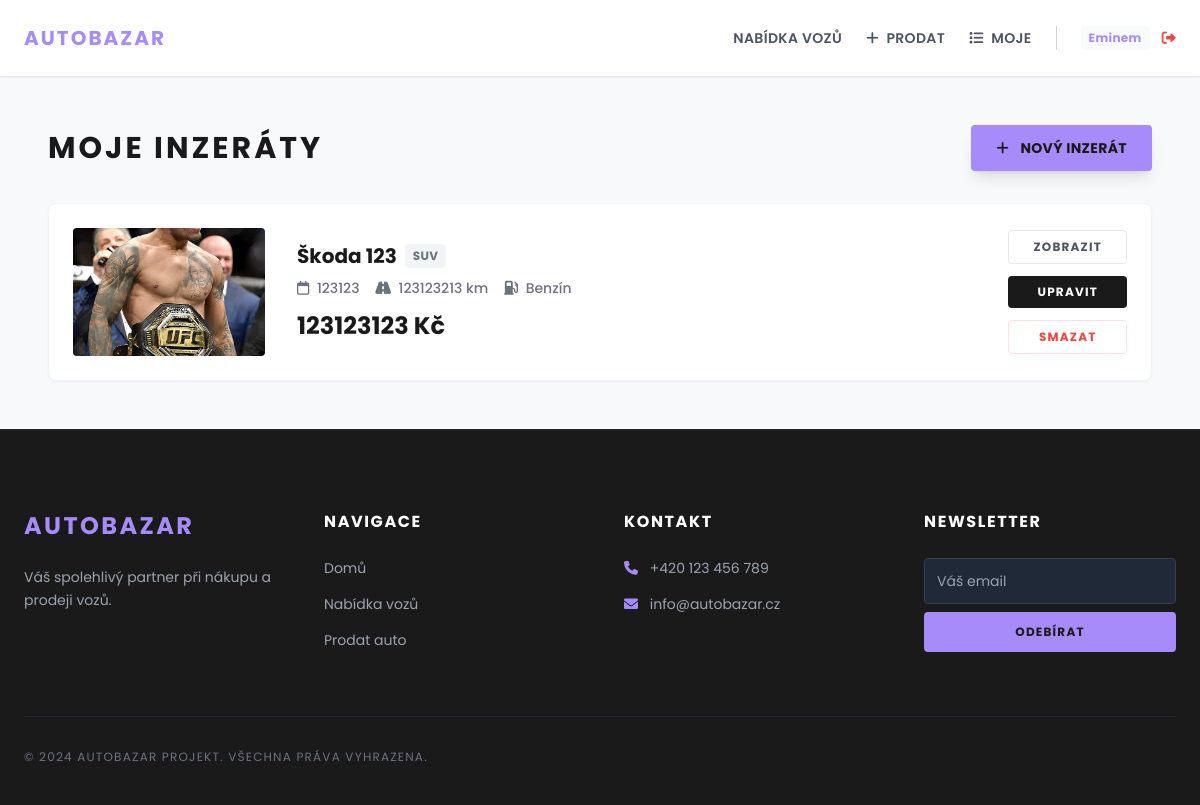
/moje-inzeraty (signed in), run on the app's committed database.
### tables this page shows
CREATE TABLE auta (
            id INTEGER PRIMARY KEY AUTOINCREMENT,
            user_id INTEGER NOT NULL,
            znacka TEXT NOT NULL,
            model TEXT NOT NULL,
            kategorie TEXT NOT NULL, 
            cena INTEGER NOT NULL,
            rok INTEGER NOT NULL,
            palivo TEXT NOT NULL,
            prevodovka TEXT NOT NULL,
            km INTEGER NOT NULL,
            vykon INTEGER,
            spotreba TEXT,
            objem TEXT,
            barva TEXT,
            stk TEXT,
            vin TEXT,
            zeme TEXT,
            majitel TEXT,
            serviska TEXT,
            airbagy INTEGER,
            dvere INTEGER,
            mista INTEGER,
            emise TEXT,
            vybava_text TEXT,
            popis TEXT,
            prodejce_jmeno TEXT,
            prodejce_tel TEXT,
            prodejce_email TEXT,
            obrazek TEXT,
            FOREIGN KEY (user_id) REFERENCES users (id)
        );

### app.py (the view)
@app.route('/moje-inzeraty')
def moje_inzeraty():
    if 'user_id' not in session: return redirect(url_for('login'))
    conn = get_db_connection()
    auta = conn.execute('SELECT * FROM auta WHERE user_id = ?', (session['user_id'],)).fetchall()
    conn.close()
    return render_template('moje_inzeraty.html', auta=auta)

### app.py (called while the page is built)
def get_db_connection():
    conn = sqlite3.connect(DB_PATH)
    conn.row_factory = sqlite3.Row
    return conn

### templates/moje_inzeraty.html (shortened to what this page needs)
<!DOCTYPE html>
<html lang="cs">
<head>
    <script src="https://cdn.tailwindcss.com"></script>
    <link rel="stylesheet" href="https://cdnjs.cloudflare.com/ajax/libs/font-awesome/6.0.0/css/all.min.css">
</head>
<body class="text-gray-800 font-sans min-h-screen flex flex-col">
    <header class="bg-white py-6 px-6 border-b border-gray-200 sticky top-0 z-50 shadow-sm">
        <nav class="container mx-auto max-w-7xl flex justify-between items-center">
            <a href="{{ url_for('index') }}" class="text-xl font-bold text-accent uppercase tracking-widest hover:text-dark transition">
                Autobazar
            </a>
            <div class="flex items-center space-x-6 text-sm font-semibold uppercase tracking-wide">
                <a href="{{ url_for('inzeraty') }}" class="text-gray-600 hover:text-black transition">
                    Nabídka vozů
                </a>
                {% if session.get('user_id') %}
                    <a href="{{ url_for('pridat') }}" class="text-gray-600 hover:text-black transition">
                        <i class="fa-solid fa-plus mr-1"></i> Prodat
                    </a>
                    <a href="{{ url_for('moje_inzeraty') }}" class="text-gray-600 hover:text-black transition">
                        <i class="fa-solid fa-list mr-1"></i> Moje
                    </a>
                    <div class="flex items-center gap-3">
                        <span class="text-xs text-accent normal-case font-bold bg-gray-50 px-2 py-1 rounded">
                            {{ session['username'] }}
                        </span>
                        <a href="{{ url_for('logout') }}" class="text-red-500 hover:text-red-700 transition" title="Odhlásit se">
                            <i class="fa-solid fa-right-from-bracket"></i>
                        </a>
                    </div>
                {% else %}
                    <div class="h-6 w-px bg-gray-300 mx-2"></div>
                    <a href="{{ url_for('login') }}" class="text-gray-600 hover:text-black transition">Přihlásit</a>
                    <a href="{{ url_for('register') }}" class="bg-dark text-white px-4 py-2 rounded hover:bg-black transition">Registrace</a>
                {% endif %}
            </div>
        </nav>
    </header>
    <main class="flex-grow container mx-auto py-12 px-6 max-w-6xl">
        <div class="flex justify-between items-center mb-8">
            <h1 class="text-3xl font-bold text-dark uppercase tracking-widest">Moje inzeráty</h1>
            <a href="{{ url_for('pridat') }}" class="bg-accent text-dark px-6 py-3 rounded font-bold text-sm uppercase tracking-wide hover:bg-white border border-transparent hover:border-accent transition shadow-lg">
                <i class="fa-solid fa-plus mr-2"></i> Nový inzerát
            </a>
        </div>
        {% if auta %}
        <div class="grid grid-cols-1 gap-6">
            {% for auto in auta %}
            <article class="bg-white p-6 rounded-lg shadow-sm flex flex-col md:flex-row items-center gap-8 border border-gray-100 hover:shadow-md transition">
                <div class="w-full md:w-48 h-32 relative overflow-hidden rounded bg-gray-100 shrink-0">
                    <img src="{{ url_for('static', filename='uploads/' + auto['obrazek']) }}" class="w-full h-full object-cover">
                </div>
                <div class="flex-grow text-center md:text-left">
                    <div class="flex flex-col md:flex-row md:items-center gap-2 mb-2">
                        <h2 class="text-xl font-bold text-dark">{{ auto['znacka'] }} {{ auto['model'] }}</h2>
                        <span class="text-xs bg-gray-100 text-gray-500 px-2 py-1 rounded font-bold uppercase tracking-wide w-fit mx-auto md:mx-0">
                            {{ auto['kategorie'] }}
                        </span>
                    </div>
                    <div class="text-sm text-gray-500 font-medium mb-3">
                        <span class="mr-3"><i class="fa-regular fa-calendar mr-1"></i> {{ auto['rok'] }}</span>
                        <span class="mr-3"><i class="fa-solid fa-road mr-1"></i> {{ auto['km'] }} km</span>
                        <span><i class="fa-solid fa-gas-pump mr-1"></i> {{ auto['palivo'] }}</span>
                    </div>
                    <div class="text-2xl font-bold text-dark">{{ auto['cena'] }} Kč</div>
                </div>
                <div class="flex flex-row md:flex-col gap-3 w-full md:w-auto">
                    <a href="{{ url_for('detail', id=auto['id']) }}" class="flex-1 md:flex-none text-center border border-gray-200 text-gray-600 hover:border-dark hover:text-dark px-6 py-2 text-xs font-bold uppercase tracking-widest rounded transition">
                        Zobrazit
                    </a>
                    <a href="{{ url_for('upravit', id=auto['id']) }}" class="flex-1 md:flex-none text-center bg-dark text-white px-6 py-2 text-xs font-bold uppercase tracking-widest rounded hover:bg-black transition">
                        Upravit
                    </a>
                    <a href="{{ url_for('smazat', id=auto['id']) }}" onclick="return confirm('Opravdu nenávratně smazat tento inzerát?');" class="flex-1 md:flex-none text-center border border-red-100 text-red-500 hover:bg-red-50 px-6 py-2 text-xs font-bold uppercase tracking-widest rounded transition">
                        Smazat
                    </a>
                </div>
            </article>
            {% endfor %}
        </div>
        {% endif %}
    </main>
    <footer class="bg-dark text-white pt-20 pb-10 mt-auto border-t border-gray-800">
        <div class="container mx-auto px-6 max-w-7xl">
            <div class="grid grid-cols-1 md:grid-cols-2 lg:grid-cols-4 gap-12 mb-16">
                <div>
                    <a href="{{ url_for('index') }}" class="text-2xl font-bold text-accent uppercase tracking-widest block mb-6">
                        Autobazar
                    </a>
                    <p class="text-gray-400 text-sm leading-relaxed mb-6">
                        Váš spolehlivý partner při nákupu a prodeji vozů.
                    </p>
                </div>
                <div>
                    <h4 class="text-white font-bold uppercase tracking-widest mb-6">Navigace</h4>
                    <ul class="space-y-4 text-sm text-gray-400">
                        <li><a href="{{ url_for('index') }}" class="hover:text-accent transition">Domů</a></li>
                        <li><a href="{{ url_for('inzeraty') }}" class="hover:text-accent transition">Nabídka vozů</a></li>
                        <li><a href="{{ url_for('pridat') }}" class="hover:text-accent transition">Prodat auto</a></li>
                    </ul>
                </div>
                <div>
                    <h4 class="text-white font-bold uppercase tracking-widest mb-6">Kontakt</h4>
                    <ul class="space-y-4 text-sm text-gray-400">
                        <li><i class="fa-solid fa-phone text-accent mr-2"></i> +420 123 456 789</li>
                        <li><i class="fa-solid fa-envelope text-accent mr-2"></i> info@autobazar.cz</li>
                    </ul>
                </div>
                <div>
                    <h4 class="text-white font-bold uppercase tracking-widest mb-6">Newsletter</h4>
                    <form class="flex flex-col gap-2">
                        <input type="email" placeholder="Váš email" class="bg-gray-800 text-white text-sm p-3 rounded border border-gray-700 focus:border-accent outline-none">
                        <button type="button" class="bg-accent text-dark font-bold text-xs uppercase tracking-widest py-3 rounded hover:bg-white transition">Odebírat</button>
                    </form>
                </div>
            </div>
            <div class="border-t border-gray-800 pt-8 text-xs text-gray-500 uppercase tracking-widest text-center md:text-left">
                <p>&copy; 2024 Autobazar Projekt. Všechna práva vyhrazena.</p>
            </div>
        </div>
    </footer>
</body>
</html>

### templates/moje_inzeraty.html (style rules this page uses)
body { background-color: #f8f9fa; }

### data on the page
auta: obrazek (picture), znacka "Škoda", model "123", kategorie "SUV", rok "123123", km "123123213", palivo "Benzín", cena "123123123"

### other printed values
{{ session['username'] }} "Eminem"
